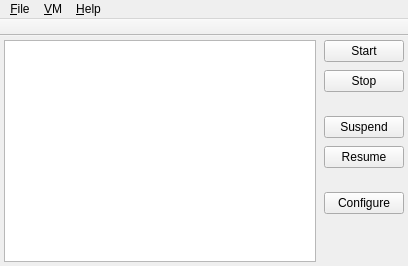
<?xml version="1.0" encoding="UTF-8"?>
<ui version="4.0">
 <class>hadesvm::gui::MainWindow</class>
 <widget class="QMainWindow" name="hadesvm::gui::MainWindow">
  <property name="geometry">
   <rect>
    <x>0</x>
    <y>0</y>
    <width>408</width>
    <height>266</height>
   </rect>
  </property>
  <property name="minimumSize">
   <size>
    <width>320</width>
    <height>200</height>
   </size>
  </property>
  <property name="windowTitle">
   <string>HADES VM</string>
  </property>
  <property name="iconSize">
   <size>
    <width>16</width>
    <height>16</height>
   </size>
  </property>
  <widget class="QWidget" name="centralwidget">
   <layout class="QGridLayout" name="gridLayout">
    <property name="leftMargin">
     <number>4</number>
    </property>
    <property name="topMargin">
     <number>4</number>
    </property>
    <property name="rightMargin">
     <number>4</number>
    </property>
    <property name="bottomMargin">
     <number>4</number>
    </property>
    <property name="spacing">
     <number>8</number>
    </property>
    <item row="7" column="1" colspan="2">
     <widget class="QPushButton" name="configureVmPushButton">
      <property name="text">
       <string>Configure</string>
      </property>
      <property name="icon">
       <iconset resource="Resources.qrc">
        <normaloff>:/hadesvm/gui/images/actions/ConfigureSmall.png</normaloff>:/hadesvm/gui/images/actions/ConfigureSmall.png</iconset>
      </property>
     </widget>
    </item>
    <item row="3" column="1" colspan="2">
     <widget class="QPushButton" name="suspendPushButton">
      <property name="text">
       <string>Suspend</string>
      </property>
      <property name="icon">
       <iconset resource="Resources.qrc">
        <normaloff>:/hadesvm/gui/images/actions/SuspendSmall.png</normaloff>:/hadesvm/gui/images/actions/SuspendSmall.png</iconset>
      </property>
     </widget>
    </item>
    <item row="0" column="0" rowspan="9">
     <widget class="QListWidget" name="listWidget"/>
    </item>
    <item row="1" column="1" colspan="2">
     <widget class="QPushButton" name="stopVmPushButton">
      <property name="text">
       <string>Stop</string>
      </property>
      <property name="icon">
       <iconset resource="Resources.qrc">
        <normaloff>:/hadesvm/gui/images/actions/StopSmall.png</normaloff>:/hadesvm/gui/images/actions/StopSmall.png</iconset>
      </property>
     </widget>
    </item>
    <item row="4" column="1" rowspan="2" colspan="2">
     <widget class="QPushButton" name="resumePushButton">
      <property name="text">
       <string>Resume</string>
      </property>
      <property name="icon">
       <iconset resource="Resources.qrc">
        <normaloff>:/hadesvm/gui/images/actions/ResumeSmall.png</normaloff>:/hadesvm/gui/images/actions/ResumeSmall.png</iconset>
      </property>
     </widget>
    </item>
    <item row="0" column="1" colspan="2">
     <widget class="QPushButton" name="startVmPushButton">
      <property name="text">
       <string>Start</string>
      </property>
      <property name="icon">
       <iconset resource="Resources.qrc">
        <normaloff>:/hadesvm/gui/images/actions/StartSmall.png</normaloff>:/hadesvm/gui/images/actions/StartSmall.png</iconset>
      </property>
     </widget>
    </item>
    <item row="8" column="1">
     <spacer name="verticalSpacer_2">
      <property name="orientation">
       <enum>Qt::Vertical</enum>
      </property>
      <property name="sizeHint" stdset="0">
       <size>
        <width>20</width>
        <height>118</height>
       </size>
      </property>
     </spacer>
    </item>
    <item row="2" column="1">
     <spacer name="verticalSpacer">
      <property name="orientation">
       <enum>Qt::Vertical</enum>
      </property>
      <property name="sizeType">
       <enum>QSizePolicy::Fixed</enum>
      </property>
      <property name="sizeHint" stdset="0">
       <size>
        <width>8</width>
        <height>8</height>
       </size>
      </property>
     </spacer>
    </item>
    <item row="6" column="1">
     <spacer name="verticalSpacer_3">
      <property name="orientation">
       <enum>Qt::Vertical</enum>
      </property>
      <property name="sizeType">
       <enum>QSizePolicy::Fixed</enum>
      </property>
      <property name="sizeHint" stdset="0">
       <size>
        <width>8</width>
        <height>8</height>
       </size>
      </property>
     </spacer>
    </item>
   </layout>
  </widget>
  <widget class="QMenuBar" name="menubar">
   <property name="geometry">
    <rect>
     <x>0</x>
     <y>0</y>
     <width>408</width>
     <height>22</height>
    </rect>
   </property>
   <widget class="QMenu" name="menuFile">
    <property name="title">
     <string>&amp;File</string>
    </property>
    <addaction name="separator"/>
    <addaction name="actionNewVm"/>
    <addaction name="actionOpenVm"/>
    <addaction name="separator"/>
    <addaction name="actionCloseVm"/>
    <addaction name="separator"/>
    <addaction name="actionExit"/>
   </widget>
   <widget class="QMenu" name="menuVm">
    <property name="title">
     <string>&amp;VM</string>
    </property>
    <addaction name="actionStartVm"/>
    <addaction name="actionStopVm"/>
    <addaction name="separator"/>
    <addaction name="actionSuspendVm"/>
    <addaction name="actionResumeVm"/>
    <addaction name="separator"/>
    <addaction name="actionResetVm"/>
    <addaction name="separator"/>
    <addaction name="actionConfigureVm"/>
   </widget>
   <widget class="QMenu" name="menuHelp">
    <property name="title">
     <string>&amp;Help</string>
    </property>
    <addaction name="actionAbout"/>
   </widget>
   <addaction name="menuFile"/>
   <addaction name="menuVm"/>
   <addaction name="menuHelp"/>
  </widget>
  <widget class="QToolBar" name="toolBar">
   <property name="windowTitle">
    <string>toolBar</string>
   </property>
   <property name="movable">
    <bool>false</bool>
   </property>
   <property name="floatable">
    <bool>false</bool>
   </property>
   <attribute name="toolBarArea">
    <enum>TopToolBarArea</enum>
   </attribute>
   <attribute name="toolBarBreak">
    <bool>false</bool>
   </attribute>
  </widget>
  <action name="actionExit">
   <property name="icon">
    <iconset resource="Resources.qrc">
     <normaloff>:/hadesvm/gui/images/actions/ExitSmall.png</normaloff>:/hadesvm/gui/images/actions/ExitSmall.png</iconset>
   </property>
   <property name="text">
    <string>E&amp;xit</string>
   </property>
  </action>
  <action name="actionStartVm">
   <property name="icon">
    <iconset resource="Resources.qrc">
     <normaloff>:/hadesvm/gui/images/actions/StartSmall.png</normaloff>:/hadesvm/gui/images/actions/StartSmall.png</iconset>
   </property>
   <property name="text">
    <string>&amp;Start</string>
   </property>
  </action>
  <action name="actionStopVm">
   <property name="icon">
    <iconset resource="Resources.qrc">
     <normaloff>:/hadesvm/gui/images/actions/StopSmall.png</normaloff>:/hadesvm/gui/images/actions/StopSmall.png</iconset>
   </property>
   <property name="text">
    <string>S&amp;top</string>
   </property>
  </action>
  <action name="actionConfigureVm">
   <property name="icon">
    <iconset resource="Resources.qrc">
     <normaloff>:/hadesvm/gui/images/actions/ConfigureSmall.png</normaloff>:/hadesvm/gui/images/actions/ConfigureSmall.png</iconset>
   </property>
   <property name="text">
    <string>&amp;Configure</string>
   </property>
  </action>
  <action name="actionAbout">
   <property name="icon">
    <iconset resource="Resources.qrc">
     <normaloff>:/hadesvm/gui/images/actions/AboutSmall.png</normaloff>:/hadesvm/gui/images/actions/AboutSmall.png</iconset>
   </property>
   <property name="text">
    <string>A&amp;bout...</string>
   </property>
  </action>
  <action name="actionNewVm">
   <property name="icon">
    <iconset resource="Resources.qrc">
     <normaloff>:/hadesvm/gui/images/actions/NewSmall.png</normaloff>:/hadesvm/gui/images/actions/NewSmall.png</iconset>
   </property>
   <property name="text">
    <string>&amp;New VM</string>
   </property>
  </action>
  <action name="actionOpenVm">
   <property name="icon">
    <iconset resource="Resources.qrc">
     <normaloff>:/hadesvm/gui/images/actions/OpenSmall.png</normaloff>:/hadesvm/gui/images/actions/OpenSmall.png</iconset>
   </property>
   <property name="text">
    <string>&amp;Open VM</string>
   </property>
  </action>
  <action name="actionCloseVm">
   <property name="icon">
    <iconset resource="Resources.qrc">
     <normaloff>:/hadesvm/gui/images/actions/CloseSmall.png</normaloff>:/hadesvm/gui/images/actions/CloseSmall.png</iconset>
   </property>
   <property name="text">
    <string>C&amp;lose VM</string>
   </property>
  </action>
  <action name="actionSuspendVm">
   <property name="icon">
    <iconset resource="Resources.qrc">
     <normaloff>:/hadesvm/gui/images/actions/SuspendSmall.png</normaloff>:/hadesvm/gui/images/actions/SuspendSmall.png</iconset>
   </property>
   <property name="text">
    <string>S&amp;uspend</string>
   </property>
  </action>
  <action name="actionResumeVm">
   <property name="icon">
    <iconset resource="Resources.qrc">
     <normaloff>:/hadesvm/gui/images/actions/ResumeSmall.png</normaloff>:/hadesvm/gui/images/actions/ResumeSmall.png</iconset>
   </property>
   <property name="text">
    <string>R&amp;esume</string>
   </property>
  </action>
  <action name="actionResetVm">
   <property name="icon">
    <iconset resource="Resources.qrc">
     <normaloff>:/hadesvm/gui/images/actions/ResetSmall.png</normaloff>:/hadesvm/gui/images/actions/ResetSmall.png</iconset>
   </property>
   <property name="text">
    <string>&amp;Reset</string>
   </property>
  </action>
 </widget>
 <resources>
  <include location="Resources.qrc"/>
 </resources>
 <connections>
  <connection>
   <sender>actionNewVm</sender>
   <signal>triggered()</signal>
   <receiver>hadesvm::gui::MainWindow</receiver>
   <slot>_onNewVm()</slot>
   <hints>
    <hint type="sourcelabel">
     <x>-1</x>
     <y>-1</y>
    </hint>
    <hint type="destinationlabel">
     <x>164</x>
     <y>89</y>
    </hint>
   </hints>
  </connection>
  <connection>
   <sender>actionOpenVm</sender>
   <signal>triggered()</signal>
   <receiver>hadesvm::gui::MainWindow</receiver>
   <slot>_onOpenVm()</slot>
   <hints>
    <hint type="sourcelabel">
     <x>-1</x>
     <y>-1</y>
    </hint>
    <hint type="destinationlabel">
     <x>164</x>
     <y>89</y>
    </hint>
   </hints>
  </connection>
  <connection>
   <sender>actionCloseVm</sender>
   <signal>triggered()</signal>
   <receiver>hadesvm::gui::MainWindow</receiver>
   <slot>_onCloseVm()</slot>
   <hints>
    <hint type="sourcelabel">
     <x>-1</x>
     <y>-1</y>
    </hint>
    <hint type="destinationlabel">
     <x>164</x>
     <y>89</y>
    </hint>
   </hints>
  </connection>
  <connection>
   <sender>actionExit</sender>
   <signal>triggered()</signal>
   <receiver>hadesvm::gui::MainWindow</receiver>
   <slot>_onExit()</slot>
   <hints>
    <hint type="sourcelabel">
     <x>-1</x>
     <y>-1</y>
    </hint>
    <hint type="destinationlabel">
     <x>164</x>
     <y>89</y>
    </hint>
   </hints>
  </connection>
  <connection>
   <sender>actionStartVm</sender>
   <signal>triggered()</signal>
   <receiver>hadesvm::gui::MainWindow</receiver>
   <slot>_onStartVm()</slot>
   <hints>
    <hint type="sourcelabel">
     <x>-1</x>
     <y>-1</y>
    </hint>
    <hint type="destinationlabel">
     <x>164</x>
     <y>89</y>
    </hint>
   </hints>
  </connection>
  <connection>
   <sender>actionStopVm</sender>
   <signal>triggered()</signal>
   <receiver>hadesvm::gui::MainWindow</receiver>
   <slot>_onStopVm()</slot>
   <hints>
    <hint type="sourcelabel">
     <x>-1</x>
     <y>-1</y>
    </hint>
    <hint type="destinationlabel">
     <x>164</x>
     <y>89</y>
    </hint>
   </hints>
  </connection>
  <connection>
   <sender>actionConfigureVm</sender>
   <signal>triggered()</signal>
   <receiver>hadesvm::gui::MainWindow</receiver>
   <slot>_onConfigureVm()</slot>
   <hints>
    <hint type="sourcelabel">
     <x>-1</x>
     <y>-1</y>
    </hint>
    <hint type="destinationlabel">
     <x>164</x>
     <y>89</y>
    </hint>
   </hints>
  </connection>
  <connection>
   <sender>actionAbout</sender>
   <signal>triggered()</signal>
   <receiver>hadesvm::gui::MainWindow</receiver>
   <slot>_onHelpAbout()</slot>
   <hints>
    <hint type="sourcelabel">
     <x>-1</x>
     <y>-1</y>
    </hint>
    <hint type="destinationlabel">
     <x>164</x>
     <y>89</y>
    </hint>
   </hints>
  </connection>
  <connection>
   <sender>startVmPushButton</sender>
   <signal>clicked()</signal>
   <receiver>hadesvm::gui::MainWindow</receiver>
   <slot>_onStartVm()</slot>
   <hints>
    <hint type="sourcelabel">
     <x>284</x>
     <y>38</y>
    </hint>
    <hint type="destinationlabel">
     <x>164</x>
     <y>89</y>
    </hint>
   </hints>
  </connection>
  <connection>
   <sender>stopVmPushButton</sender>
   <signal>clicked()</signal>
   <receiver>hadesvm::gui::MainWindow</receiver>
   <slot>_onStopVm()</slot>
   <hints>
    <hint type="sourcelabel">
     <x>284</x>
     <y>65</y>
    </hint>
    <hint type="destinationlabel">
     <x>164</x>
     <y>89</y>
    </hint>
   </hints>
  </connection>
  <connection>
   <sender>configureVmPushButton</sender>
   <signal>clicked()</signal>
   <receiver>hadesvm::gui::MainWindow</receiver>
   <slot>_onConfigureVm()</slot>
   <hints>
    <hint type="sourcelabel">
     <x>284</x>
     <y>102</y>
    </hint>
    <hint type="destinationlabel">
     <x>164</x>
     <y>89</y>
    </hint>
   </hints>
  </connection>
  <connection>
   <sender>actionSuspendVm</sender>
   <signal>triggered()</signal>
   <receiver>hadesvm::gui::MainWindow</receiver>
   <slot>_onSuspendVm()</slot>
   <hints>
    <hint type="sourcelabel">
     <x>-1</x>
     <y>-1</y>
    </hint>
    <hint type="destinationlabel">
     <x>203</x>
     <y>132</y>
    </hint>
   </hints>
  </connection>
  <connection>
   <sender>actionResumeVm</sender>
   <signal>triggered()</signal>
   <receiver>hadesvm::gui::MainWindow</receiver>
   <slot>_onResumeVm()</slot>
   <hints>
    <hint type="sourcelabel">
     <x>-1</x>
     <y>-1</y>
    </hint>
    <hint type="destinationlabel">
     <x>203</x>
     <y>132</y>
    </hint>
   </hints>
  </connection>
  <connection>
   <sender>suspendPushButton</sender>
   <signal>clicked()</signal>
   <receiver>hadesvm::gui::MainWindow</receiver>
   <slot>_onSuspendVm()</slot>
   <hints>
    <hint type="sourcelabel">
     <x>358</x>
     <y>119</y>
    </hint>
    <hint type="destinationlabel">
     <x>203</x>
     <y>132</y>
    </hint>
   </hints>
  </connection>
  <connection>
   <sender>resumePushButton</sender>
   <signal>clicked()</signal>
   <receiver>hadesvm::gui::MainWindow</receiver>
   <slot>_onResumeVm()</slot>
   <hints>
    <hint type="sourcelabel">
     <x>358</x>
     <y>150</y>
    </hint>
    <hint type="destinationlabel">
     <x>203</x>
     <y>132</y>
    </hint>
   </hints>
  </connection>
  <connection>
   <sender>listWidget</sender>
   <signal>currentRowChanged(int)</signal>
   <receiver>hadesvm::gui::MainWindow</receiver>
   <slot>_onCurrentVmChanged(int)</slot>
   <hints>
    <hint type="sourcelabel">
     <x>159</x>
     <y>143</y>
    </hint>
    <hint type="destinationlabel">
     <x>203</x>
     <y>132</y>
    </hint>
   </hints>
  </connection>
  <connection>
   <sender>actionResetVm</sender>
   <signal>triggered()</signal>
   <receiver>hadesvm::gui::MainWindow</receiver>
   <slot>_onResetVm()</slot>
   <hints>
    <hint type="sourcelabel">
     <x>-1</x>
     <y>-1</y>
    </hint>
    <hint type="destinationlabel">
     <x>203</x>
     <y>132</y>
    </hint>
   </hints>
  </connection>
 </connections>
 <slots>
  <slot>_onNewVm()</slot>
  <slot>_onOpenVm()</slot>
  <slot>_onCloseVm()</slot>
  <slot>_onExit()</slot>
  <slot>_onStartVm()</slot>
  <slot>_onStopVm()</slot>
  <slot>_onConfigureVm()</slot>
  <slot>_onHelpAbout()</slot>
  <slot>_onSuspendVm()</slot>
  <slot>_onResumeVm()</slot>
  <slot>_onCurrentVmChanged(int)</slot>
  <slot>_onResetVm()</slot>
 </slots>
</ui>
